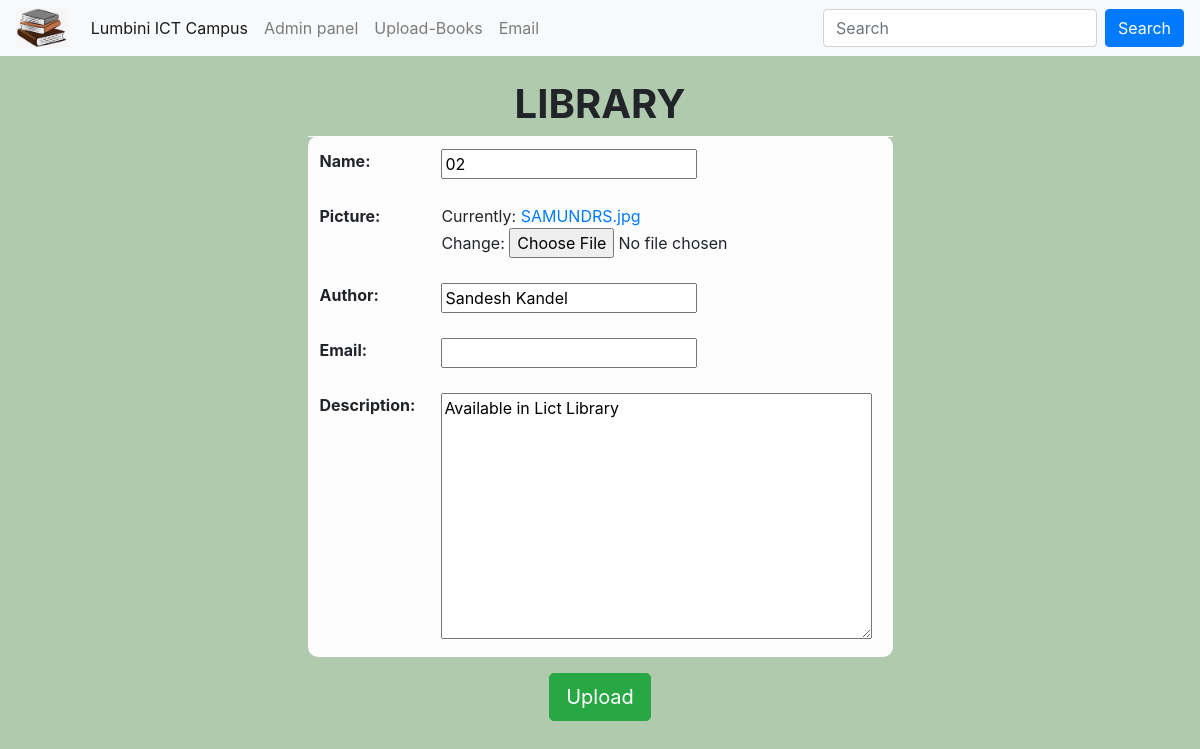
The app's page /update/6 with its own data.
### book/models.py (models this page shows, shortened)
class Book(models.Model):  # models vaneko package ani Model vaneko models vitra ko library
    name=models.CharField(max_length=50)
    picture=models.ImageField()
    author=models.CharField(max_length=25,default='guest')
    email=models.EmailField(blank=True)
    description=models.TextField(default='Available in Lict Library',max_length=50)

### book/views.py (the view)
# urls.py: path('update/<int:book_id>',views.update_book,name='update'),
def update_book(request,book_id):
    book_id= int(book_id)
    try:
        book_shelf=Book.objects.get(id=book_id)
    except Book.DoesNotExist:
        return redirect('home')
    book_form= BookCreate(request.POST or None, instance= book_shelf)
    if book_form.is_valid():
        book_form.save()
        return redirect('home')
    return render(request,'uploadform.html',{'uploadform':book_form})

### book/forms.py
class BookCreate(forms.ModelForm):
    class Meta:
        model= Book
        fields='__all__'

### template/uploadform.html (shortened to what this page needs)
{% extends 'lict.html' %}
{% block content %}
<center>
    <form method="POST" enctype="multipart/form-data">
        <table class="w-50 table table-light" style="border-radius:10px;">
            {% for field in uploadform %}
            <tr>
                <th>{{field.label}}:</th>
                <td>{{field}}</td>
            </tr>
            {% endfor %}
        </table>
        <button type="submit" class="btn btn-lg btn-success md-5">Upload</button>
    </form>
</center>
{% endblock %}

### records on screen
Book: uploadform "02" "Sandesh Kandel" "Available in Lict Library"

### other values on screen
{{ field.label }} "Name" "Picture" "Author" "Email" "Description"
